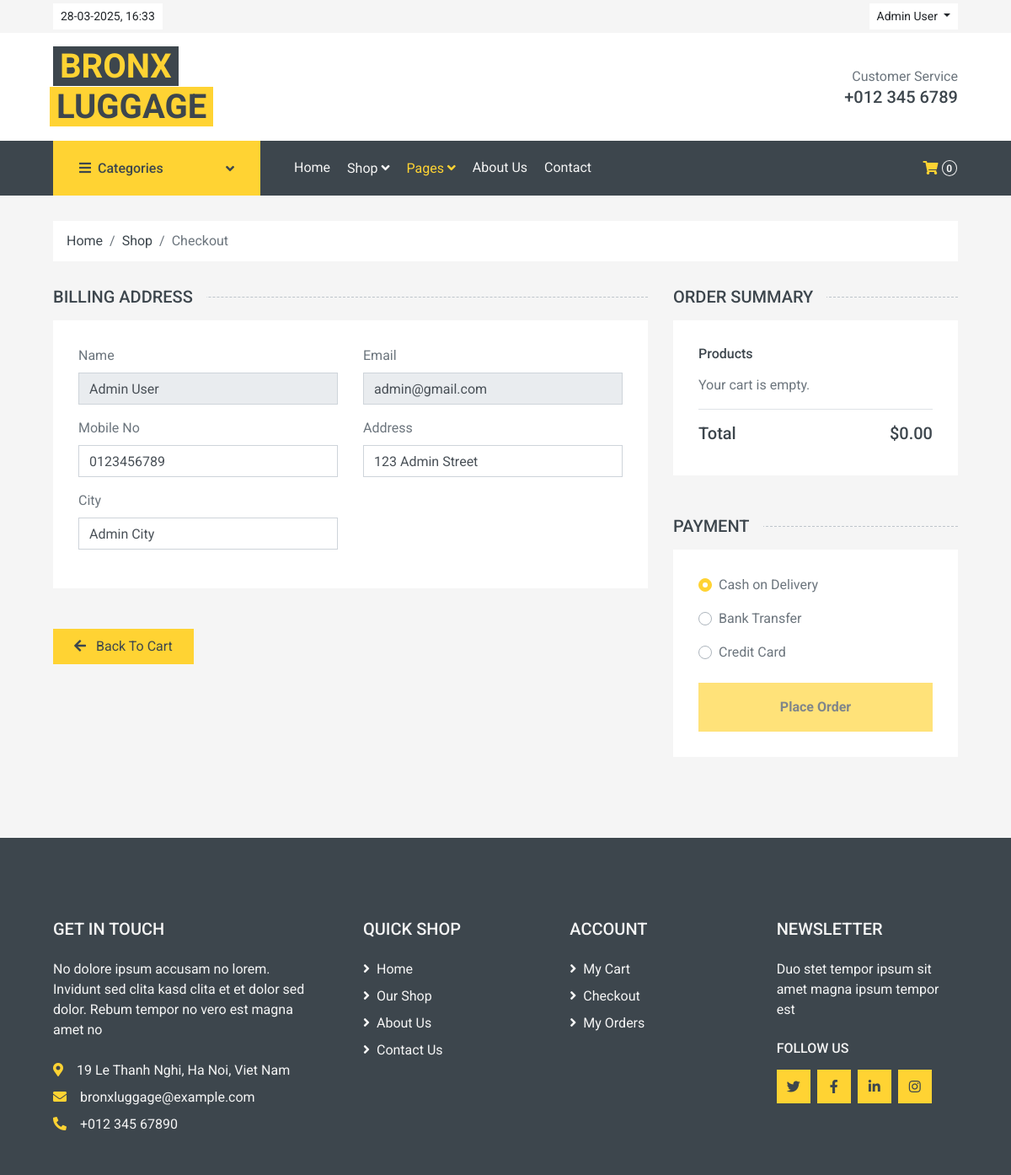
/pages/checkout.php (signed in), run on the app's committed database.
### tables this page shows
CREATE TABLE users (
    id INT AUTO_INCREMENT PRIMARY KEY,
    name VARCHAR(100) NOT NULL,
    email VARCHAR(100) UNIQUE NOT NULL,
    password VARCHAR(255) NOT NULL,
    phone VARCHAR(20),
    address VARCHAR(255),
    city VARCHAR(100),
    role ENUM('admin', 'customer') DEFAULT 'customer',
    created_at TIMESTAMP DEFAULT CURRENT_TIMESTAMP
);

### pages/checkout.php (the view, shortened to what this page needs)
<?php
require_once '../functions.php';
$user_id = $_SESSION['user_id'];
$stmt = $conn->prepare("SELECT name, email, phone, address, city FROM users WHERE id = ?");
$stmt->bind_param("i", $user_id);
$stmt->execute();
$result = $stmt->get_result();
$user = $result->fetch_assoc();
$stmt = $conn->prepare("SELECT p.id, p.name, c.quantity, p.price
                        FROM cart c
                        JOIN products p ON c.product_id = p.id
                        WHERE c.user_id = ?");
$stmt->bind_param("i", $user_id);
$stmt->execute();
$result = $stmt->get_result();
$cart_items = $result->fetch_all(MYSQLI_ASSOC);
$total_price = 0;
?>
<!DOCTYPE html>
<html lang="en">
<head>
    <?php include '../includes/head.php' ?>
</head>
<body>
    <?php include '../includes/topbar.php' ?>
    <?php include '../includes/navbar.php' ?>
    <div class="container-fluid">
        <div class="row px-xl-5">
            <div class="col-12">
                <nav class="breadcrumb bg-light mb-30">
                    <a class="breadcrumb-item text-dark" href="../pages/index.php">Home</a>
                    <a class="breadcrumb-item text-dark" href="../pages/shop.php">Shop</a>
                    <span class="breadcrumb-item active">Checkout</span>
                </nav>
            </div>
        </div>
    </div>
    <div class="container-fluid">
        <form id="billing-form" action="../actions/process_checkout.php" method="POST">
            <div class="row px-xl-5">
                <div class="col-lg-8">
                    <h5 class="section-title position-relative text-uppercase mb-3"><span
                            class="bg-secondary pr-3">Billing Address</span></h5>
                    <div class="bg-light p-30 mb-5">
                        <div class="row">
                            <div class="col-md-6 form-group">
                                <label>Name</label>
                                <input class="form-control" type="text"
                                    value="<?= htmlspecialchars($user['name'] ?? '') ?>" readonly>
                            </div>
                            <div class="col-md-6 form-group">
                                <label>Email</label>
                                <input class="form-control" type="email"
                                    value="<?= htmlspecialchars($user['email'] ?? '') ?>" readonly>
                            </div>
                            <div class="col-md-6 form-group">
                                <label>Mobile No</label>
                                <input class="form-control" type="text" name="phone"
                                    value="<?= htmlspecialchars($user['phone'] ?? '') ?>" maxlength="10"
                                    pattern="[0-9]{10}" placeholder="e.g., 0123456789" required>
                            </div>
                            <div class="col-md-6 form-group">
                                <label>Address</label>
                                <input class="form-control" type="text" name="address"
                                    value="<?= htmlspecialchars($user['address'] ?? '') ?>" required>
                            </div>
                            <div class="col-md-6 form-group">
                                <label>City</label>
                                <input class="form-control" type="text" name="city"
                                    value="<?= htmlspecialchars($user['city'] ?? '') ?>" required>
                            </div>
                        </div>
                    </div>
                    <div>
                        <a href="cart.php" class="btn btn-primary px-4 py-2">
                            <i class="fas fa-arrow-left mr-2"></i> Back To Cart
                        </a>
                    </div>
                </div>
                <div class="col-lg-4">
                    <h5 class="section-title position-relative text-uppercase mb-3"><span
                            class="bg-secondary pr-3">Order Summary</span></h5>
                    <div class="bg-light p-30 mb-5">
                        <div class="border-bottom">
                            <h6 class="mb-3">Products</h6>
                            <?php if (empty($cart_items)): ?>
                                <p>Your cart is empty.</p>
                            <?php endif; ?>
                        </div>
                        <div class="pt-2">
                            <div class="d-flex justify-content-between mt-2">
                                <h5>Total</h5>
                                <h5>$<?= number_format($total_price, 2) ?></h5>
                            </div>
                        </div>
                    </div>
                    <div class="mb-5">
                        <h5 class="section-title position-relative text-uppercase mb-3"><span
                                class="bg-secondary pr-3">Payment</span></h5>
                        <div class="bg-light p-30">
                            <div class="form-group">
                                <div class="custom-control custom-radio">
                                    <label class="custom-control-label" for="cod">Cash on Delivery</label>
                                </div>
                            </div>
                            <div class="form-group">
                                <div class="custom-control custom-radio">
                                    <label class="custom-control-label" for="bank_transfer">Bank Transfer</label>
                                </div>
                            </div>
                            <div class="form-group mb-4">
                                <div class="custom-control custom-radio">
                                    <label class="custom-control-label" for="credit_card">Credit Card</label>
                                </div>
                            </div>
                            <button type="submit" class="btn btn-block btn-primary font-weight-bold py-3"
                                id="placeOrderBtn" <?php echo empty($cart_items) ? 'disabled' : ''; ?>>
                                Place Order
                            </button>
                        </div>
                    </div>
                </div>
            </div>
        </form>
    </div>
    <?php include '../includes/footer.php' ?>
</body>
</html>

### data on the page
users: name "Admin User", email "admin@gmail.com", phone "0123456789", address "123 Admin Street", city "Admin City"

### other printed values
$_SESSION['name'] "Admin User"
$total_products "0"
$total_price "0.00"
